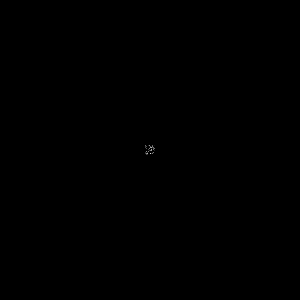
Frame 1 (no input)
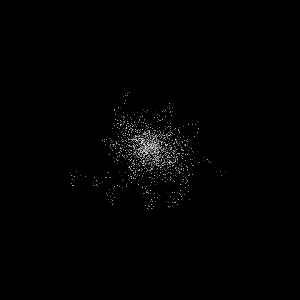
Frame 60 (the mouse pressed at the canvas centre just before this capture)
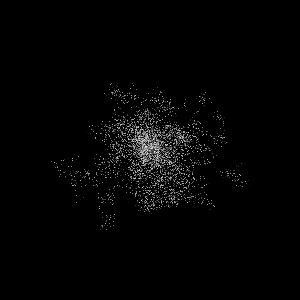
Frame 120 (the mouse held since frame 60 and released just before this capture)

The Processing sketch that drew these frames (run headless with seeded random() and noise(); from frame 60 on, the mouse is pressed at the canvas centre):

// Processing sketch: processing_40736
// ── processing_40736.pde


jDot[] dots = new jDot[50]; //how many initial points would you like? 25, 50, how about 500





void setup() {
  size(300, 300);
  background(0);

  for (int j=0; j < dots.length;j++) {
    dots[j] = new jDot(width/2, height/2); //seeds point array.
  }
}





void draw() {

  for (int j=0; j < dots.length; j++) {
    dots[j].move(); //sets up move command.
    dots[j].display(); //sets up the drawing of points.
  }
}





class jDot {

  float x;
  float y;

  jDot(float x_, float y_) {
    x = x_;
    y = y_;
  }


  //draws the points with random grayscale stroke color.
  void display() {
    stroke(random(0, 255));
    point(x, y);
  }


  //Moves the dots randomly in x or y between -5 and 5 points.
  void move() {
    x = x + random(-5, 5);
    y = y + random(-5, 5);
  }
}
